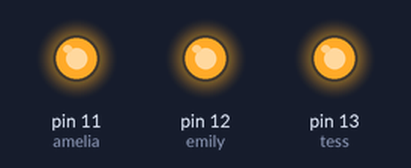
Simulated run of this sketch. Board: Arduino Uno, built with avr-gcc and run on an emulated ATmega328P. Parts: output pins drawn as LEDs (lit = HIGH).

Above: at 0.5 s.
At 3.5 s:
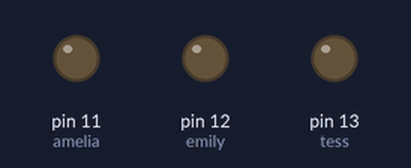
Timing chart, 0 to 4.6 s (numbered marks = the images above):
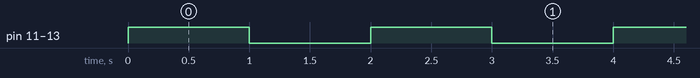

The sketch:

tess_emily_amelia.ino
```cpp
int tess=13;
int emily=12;
int amelia=11;

// the setup function runs once when you press reset or power the board
void setup() {
  // initialize digital pin LED_BUILTIN as an output.
  pinMode(tess, OUTPUT);
  pinMode(emily, OUTPUT);
  pinMode(amelia, OUTPUT);
}

// the loop function runs over and over again forever
void loop() {
  digitalWrite(tess, HIGH);  // turn the LED on (HIGH is the voltage level)
  digitalWrite(emily, HIGH);
  digitalWrite(amelia, HIGH);
  delay(1000);                      // wait for a second
  digitalWrite(tess, LOW);  // turn the LED on (HIGH is the voltage level)
  digitalWrite(emily, LOW);
  digitalWrite(amelia, LOW);   // turn the LED off by making the voltage LOW
  delay(1000);                      // wait for a second
}
```

Measured:
- by itself, pin 11 (amelia), pin 12 (emily), pin 13 (tess): alternates HIGH for 1.0 s and LOW for 1.0 s
